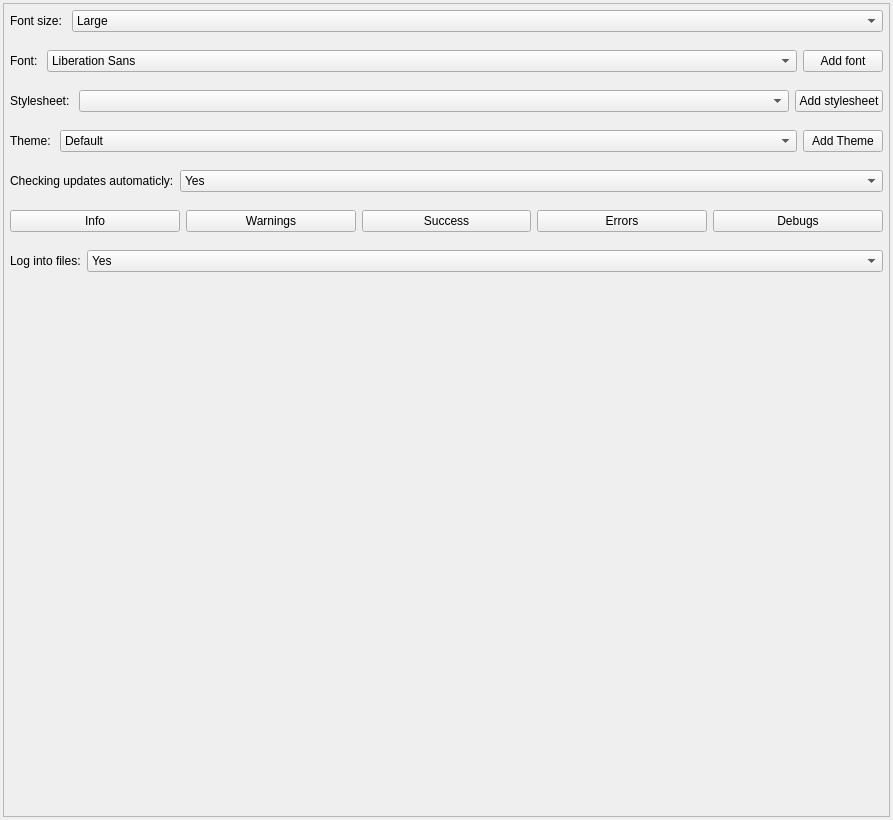
<?xml version="1.0" encoding="UTF-8"?>
<ui version="4.0">
 <class>generalPage</class>
 <widget class="QWidget" name="generalPage">
  <property name="geometry">
   <rect>
    <x>0</x>
    <y>0</y>
    <width>893</width>
    <height>820</height>
   </rect>
  </property>
  <property name="windowTitle">
   <string>Form</string>
  </property>
  <layout class="QVBoxLayout" name="mainLayout">
   <property name="spacing">
    <number>3</number>
   </property>
   <property name="leftMargin">
    <number>3</number>
   </property>
   <property name="topMargin">
    <number>3</number>
   </property>
   <property name="rightMargin">
    <number>3</number>
   </property>
   <property name="bottomMargin">
    <number>3</number>
   </property>
   <item>
    <widget class="QScrollArea" name="generalScrollArea">
     <property name="horizontalScrollBarPolicy">
      <enum>Qt::ScrollBarAlwaysOff</enum>
     </property>
     <property name="widgetResizable">
      <bool>true</bool>
     </property>
     <widget class="QWidget" name="generalScrollContent">
      <property name="geometry">
       <rect>
        <x>0</x>
        <y>0</y>
        <width>885</width>
        <height>812</height>
       </rect>
      </property>
      <layout class="QVBoxLayout" name="verticalLayout_2">
       <property name="leftMargin">
        <number>0</number>
       </property>
       <property name="topMargin">
        <number>0</number>
       </property>
       <property name="rightMargin">
        <number>0</number>
       </property>
       <property name="bottomMargin">
        <number>0</number>
       </property>
       <item>
        <layout class="QHBoxLayout" name="fontSizeLayout" stretch="0,1">
         <property name="leftMargin">
          <number>6</number>
         </property>
         <property name="topMargin">
          <number>6</number>
         </property>
         <property name="rightMargin">
          <number>6</number>
         </property>
         <property name="bottomMargin">
          <number>6</number>
         </property>
         <item>
          <widget class="QLabel" name="fontSizeLabel">
           <property name="sizePolicy">
            <sizepolicy hsizetype="Preferred" vsizetype="Fixed">
             <horstretch>0</horstretch>
             <verstretch>0</verstretch>
            </sizepolicy>
           </property>
           <property name="text">
            <string>Font size: </string>
           </property>
          </widget>
         </item>
         <item>
          <widget class="QComboBox" name="fontSizeComboBox">
           <item>
            <property name="text">
             <string>Large</string>
            </property>
           </item>
           <item>
            <property name="text">
             <string>Medium (recommended)</string>
            </property>
           </item>
           <item>
            <property name="text">
             <string>Small</string>
            </property>
           </item>
          </widget>
         </item>
        </layout>
       </item>
       <item>
        <layout class="QHBoxLayout" name="fontLayout" stretch="0,1,0">
         <property name="leftMargin">
          <number>6</number>
         </property>
         <property name="topMargin">
          <number>6</number>
         </property>
         <property name="rightMargin">
          <number>6</number>
         </property>
         <property name="bottomMargin">
          <number>6</number>
         </property>
         <item>
          <widget class="QLabel" name="fontLabel">
           <property name="sizePolicy">
            <sizepolicy hsizetype="Preferred" vsizetype="Fixed">
             <horstretch>0</horstretch>
             <verstretch>0</verstretch>
            </sizepolicy>
           </property>
           <property name="text">
            <string>Font: </string>
           </property>
          </widget>
         </item>
         <item>
          <widget class="QFontComboBox" name="fontComboBox">
           <property name="sizePolicy">
            <sizepolicy hsizetype="Preferred" vsizetype="Fixed">
             <horstretch>0</horstretch>
             <verstretch>0</verstretch>
            </sizepolicy>
           </property>
           <property name="editable">
            <bool>false</bool>
           </property>
           <property name="frame">
            <bool>true</bool>
           </property>
          </widget>
         </item>
         <item>
          <widget class="QPushButton" name="fontAddButton">
           <property name="sizePolicy">
            <sizepolicy hsizetype="Preferred" vsizetype="Preferred">
             <horstretch>0</horstretch>
             <verstretch>0</verstretch>
            </sizepolicy>
           </property>
           <property name="text">
            <string>Add font</string>
           </property>
          </widget>
         </item>
        </layout>
       </item>
       <item>
        <layout class="QHBoxLayout" name="stylesheetLayout" stretch="0,1,0">
         <property name="leftMargin">
          <number>6</number>
         </property>
         <property name="topMargin">
          <number>6</number>
         </property>
         <property name="rightMargin">
          <number>6</number>
         </property>
         <property name="bottomMargin">
          <number>6</number>
         </property>
         <item>
          <widget class="QLabel" name="stylesheetLabel">
           <property name="sizePolicy">
            <sizepolicy hsizetype="Preferred" vsizetype="Fixed">
             <horstretch>0</horstretch>
             <verstretch>0</verstretch>
            </sizepolicy>
           </property>
           <property name="text">
            <string>Stylesheet: </string>
           </property>
          </widget>
         </item>
         <item>
          <widget class="QComboBox" name="stylesheetComboBox">
           <property name="sizePolicy">
            <sizepolicy hsizetype="Preferred" vsizetype="Fixed">
             <horstretch>0</horstretch>
             <verstretch>0</verstretch>
            </sizepolicy>
           </property>
          </widget>
         </item>
         <item>
          <widget class="QPushButton" name="stylesheetButton">
           <property name="sizePolicy">
            <sizepolicy hsizetype="Preferred" vsizetype="Preferred">
             <horstretch>0</horstretch>
             <verstretch>0</verstretch>
            </sizepolicy>
           </property>
           <property name="text">
            <string>Add stylesheet</string>
           </property>
          </widget>
         </item>
        </layout>
       </item>
       <item>
        <layout class="QHBoxLayout" name="themeLayout" stretch="0,1,0">
         <property name="leftMargin">
          <number>6</number>
         </property>
         <property name="topMargin">
          <number>6</number>
         </property>
         <property name="rightMargin">
          <number>6</number>
         </property>
         <property name="bottomMargin">
          <number>6</number>
         </property>
         <item>
          <widget class="QLabel" name="themeLabel">
           <property name="sizePolicy">
            <sizepolicy hsizetype="Preferred" vsizetype="Fixed">
             <horstretch>0</horstretch>
             <verstretch>0</verstretch>
            </sizepolicy>
           </property>
           <property name="text">
            <string>Theme: </string>
           </property>
          </widget>
         </item>
         <item>
          <widget class="QComboBox" name="themeComboBox">
           <property name="sizePolicy">
            <sizepolicy hsizetype="Preferred" vsizetype="Fixed">
             <horstretch>0</horstretch>
             <verstretch>0</verstretch>
            </sizepolicy>
           </property>
           <item>
            <property name="text">
             <string>Default</string>
            </property>
           </item>
           <item>
            <property name="text">
             <string>Dark</string>
            </property>
           </item>
           <item>
            <property name="text">
             <string>Light</string>
            </property>
           </item>
          </widget>
         </item>
         <item>
          <widget class="QPushButton" name="themeAddButton">
           <property name="sizePolicy">
            <sizepolicy hsizetype="Preferred" vsizetype="Preferred">
             <horstretch>0</horstretch>
             <verstretch>0</verstretch>
            </sizepolicy>
           </property>
           <property name="text">
            <string>Add Theme</string>
           </property>
          </widget>
         </item>
        </layout>
       </item>
       <item>
        <layout class="QHBoxLayout" name="checkUpdatesLayout" stretch="0,1">
         <property name="leftMargin">
          <number>6</number>
         </property>
         <property name="topMargin">
          <number>6</number>
         </property>
         <property name="rightMargin">
          <number>6</number>
         </property>
         <property name="bottomMargin">
          <number>6</number>
         </property>
         <item>
          <widget class="QLabel" name="checkUpdatesLabel">
           <property name="sizePolicy">
            <sizepolicy hsizetype="Preferred" vsizetype="Fixed">
             <horstretch>0</horstretch>
             <verstretch>0</verstretch>
            </sizepolicy>
           </property>
           <property name="text">
            <string>Checking updates automaticly:</string>
           </property>
          </widget>
         </item>
         <item>
          <widget class="QComboBox" name="checkUpdatesComboBox">
           <property name="maxVisibleItems">
            <number>2</number>
           </property>
           <property name="maxCount">
            <number>2</number>
           </property>
           <item>
            <property name="text">
             <string>Yes</string>
            </property>
           </item>
           <item>
            <property name="text">
             <string>No</string>
            </property>
           </item>
          </widget>
         </item>
        </layout>
       </item>
       <item>
        <layout class="QGridLayout" name="loggingLayout">
         <property name="leftMargin">
          <number>6</number>
         </property>
         <property name="topMargin">
          <number>6</number>
         </property>
         <property name="rightMargin">
          <number>6</number>
         </property>
         <property name="bottomMargin">
          <number>6</number>
         </property>
         <item row="0" column="2">
          <widget class="QPushButton" name="successButton">
           <property name="text">
            <string>Success</string>
           </property>
           <property name="checkable">
            <bool>true</bool>
           </property>
          </widget>
         </item>
         <item row="0" column="0">
          <widget class="QPushButton" name="infoButton">
           <property name="text">
            <string>Info</string>
           </property>
           <property name="checkable">
            <bool>true</bool>
           </property>
          </widget>
         </item>
         <item row="0" column="1">
          <widget class="QPushButton" name="warningButton">
           <property name="text">
            <string>Warnings</string>
           </property>
           <property name="checkable">
            <bool>true</bool>
           </property>
          </widget>
         </item>
         <item row="0" column="3">
          <widget class="QPushButton" name="errorButton">
           <property name="text">
            <string>Errors</string>
           </property>
           <property name="checkable">
            <bool>true</bool>
           </property>
          </widget>
         </item>
         <item row="0" column="4">
          <widget class="QPushButton" name="debugButton">
           <property name="text">
            <string>Debugs</string>
           </property>
           <property name="checkable">
            <bool>true</bool>
           </property>
          </widget>
         </item>
        </layout>
       </item>
       <item>
        <layout class="QHBoxLayout" name="fileLoggingLayout" stretch="0,1">
         <property name="leftMargin">
          <number>6</number>
         </property>
         <property name="topMargin">
          <number>6</number>
         </property>
         <property name="rightMargin">
          <number>6</number>
         </property>
         <property name="bottomMargin">
          <number>6</number>
         </property>
         <item>
          <widget class="QLabel" name="fileLoggingLabel">
           <property name="text">
            <string>Log into files:</string>
           </property>
          </widget>
         </item>
         <item>
          <widget class="QComboBox" name="fileLoggingComboBox">
           <item>
            <property name="text">
             <string>Yes</string>
            </property>
           </item>
           <item>
            <property name="text">
             <string>No</string>
            </property>
           </item>
          </widget>
         </item>
        </layout>
       </item>
       <item>
        <spacer name="layoutSpacer">
         <property name="orientation">
          <enum>Qt::Vertical</enum>
         </property>
         <property name="sizeHint" stdset="0">
          <size>
           <width>20</width>
           <height>40</height>
          </size>
         </property>
        </spacer>
       </item>
      </layout>
     </widget>
    </widget>
   </item>
  </layout>
 </widget>
 <resources/>
 <connections/>
</ui>
